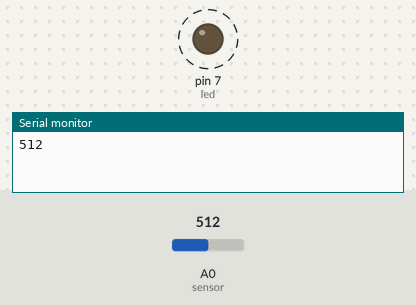
Simulated run of this sketch. Board: Arduino Uno, built with avr-gcc and run on an emulated ATmega328P. Parts: output pins drawn as LEDs (lit = HIGH), the last lines printed to the serial monitor. Dashed ring = blinking. The inputs (shaded band) are chosen by the test bench; at power-on: A0 (sensor) = 512.

Above: at 2.5 s.
4.1 s: A0 (sensor) set to 413
8.2 s: A0 (sensor) set to 388
At 9.2 s:
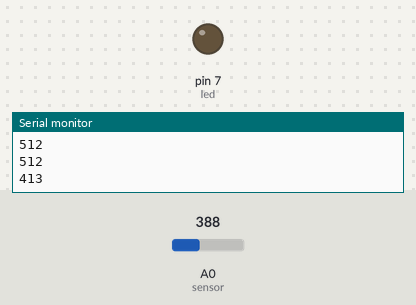
12.3 s: A0 (sensor) set to 410
At 12.9 s:
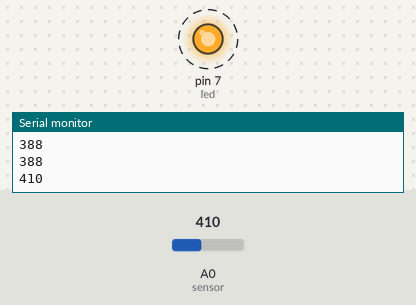
17.8 s: A0 (sensor) set to 390
At 18.6 s:
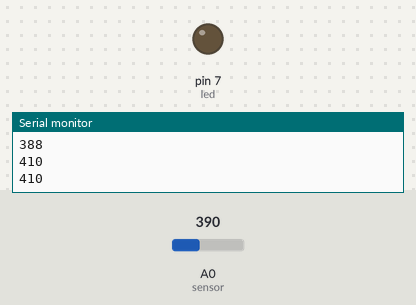
Timing chart, 0 to 20.8 s (numbered marks = the images above; inputs shaded):
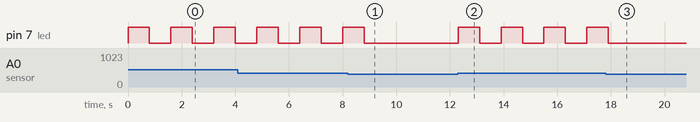

Measured:
- the behaviour switches between 401 and 400 on A0 (sensor) (found by bisection; images 0 and 1)
- after the input at 8.2 s, pin 7 (led): goes on until 8.8 s, then stays LOW
- after the input at 12.3 s, pin 7 (led): alternates HIGH for 0.80 s and LOW for 0.80 s, starting at once
- after the input at 17.8 s, pin 7 (led): goes on until 17.9 s, then stays LOW
- by itself, pin 7 (led): alternates HIGH for 0.80 s and LOW for 0.80 s

The sketch:

Greyscale_Sensor.ino
```cpp
const int led=7;
const int buzzer=10;
const int sensor = A0;

void setup () {
  Serial.begin(9600);
  pinMode(led, OUTPUT);
  pinMode(sensor, INPUT);
}

void loop() {
  int val=analogRead(sensor);

  Serial.println(val);
  if (val>=4 && val<=50 ) {
    digitalWrite(led, HIGH);

  }
    else if(val>=251 && val<=400)
  {
    digitalWrite(led, LOW);


    }
    else if(val>400)
  {
    digitalWrite(led, HIGH);
     delay(800);
    digitalWrite(led, LOW);
     delay(800);
    digitalWrite(led, HIGH);
     delay(800);
    digitalWrite(led, LOW);
    delay(800);
    }
  else {
    digitalWrite(led, LOW); //LED gets OFF permanently until value is below 500
  }


}
```
